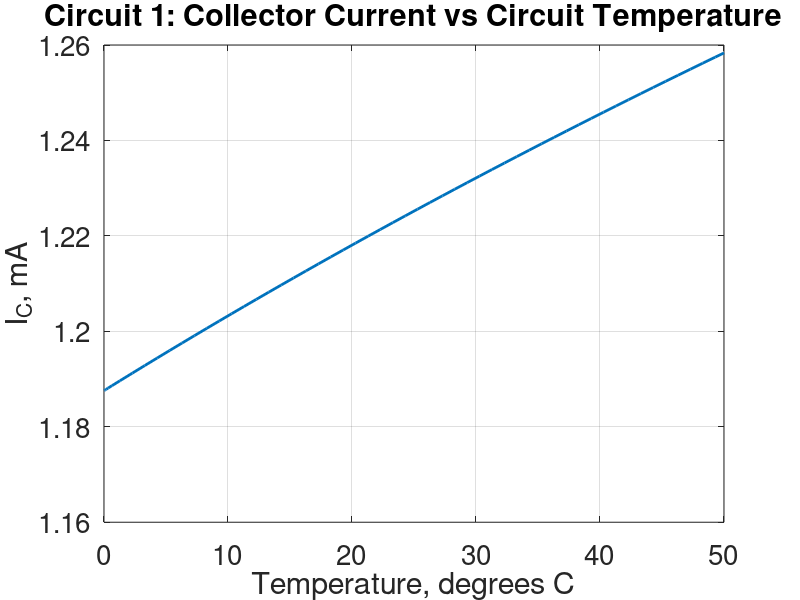
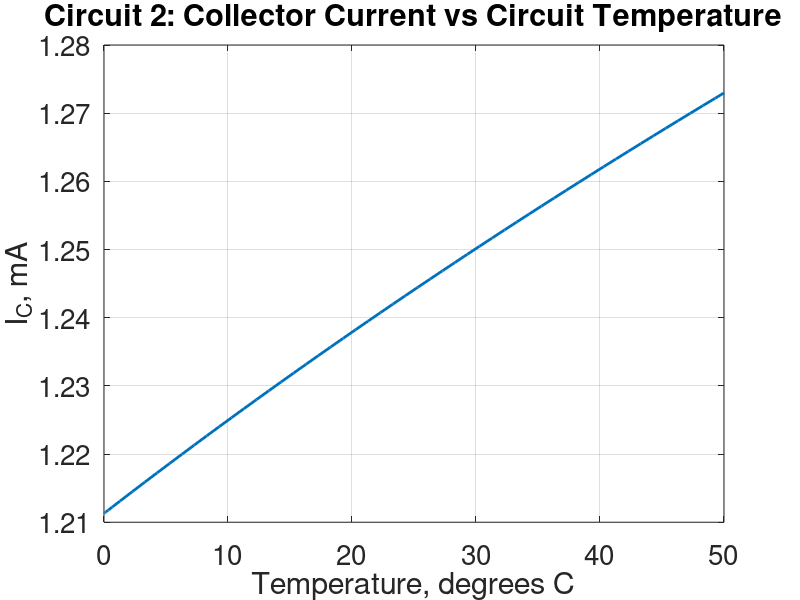
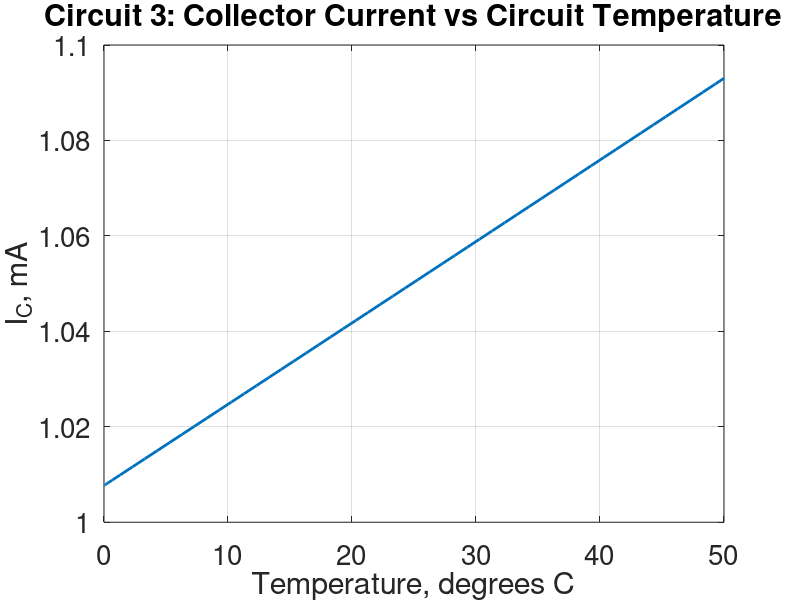

MATLAB code to generate these figures, in order:
%% Cameron Sullivan - ECE 342 - HW 11 #3 part A Plots
close all;

%% Circuit 1

data = csvread('basic_2N3904_circuit1.CSV');
temperature = data(:,1);
I_C = data(:,3);

figure(1);
plot(temperature, I_C * 10e2, 'linewidth', 2);
grid on;
set(gca, 'fontsize', 20);
title('Circuit 1: Collector Current vs Circuit Temperature');
ylabel('I_{C}, mA');
xlabel('Temperature, degrees C');

%% Circuit 2

data = csvread('basic_2N3904_circuit2.CSV');
temperature = data(:,1);
I_C = data(:,3);

figure(2);
plot(temperature, I_C * 10e2, 'linewidth', 2);
grid on;
set(gca, 'fontsize', 20);
title('Circuit 2: Collector Current vs Circuit Temperature');
ylabel('I_{C}, mA');
xlabel('Temperature, degrees C');

%% Circuit 3

data = csvread('basic_2N3904_circuit3.CSV');
temperature = data(:,1);
I_C = data(:,3);

figure(3);
plot(temperature, I_C * 10e2, 'linewidth', 2);
grid on;
set(gca, 'fontsize', 20);
title('Circuit 3: Collector Current vs Circuit Temperature');
ylabel('I_{C}, mA');
xlabel('Temperature, degrees C');